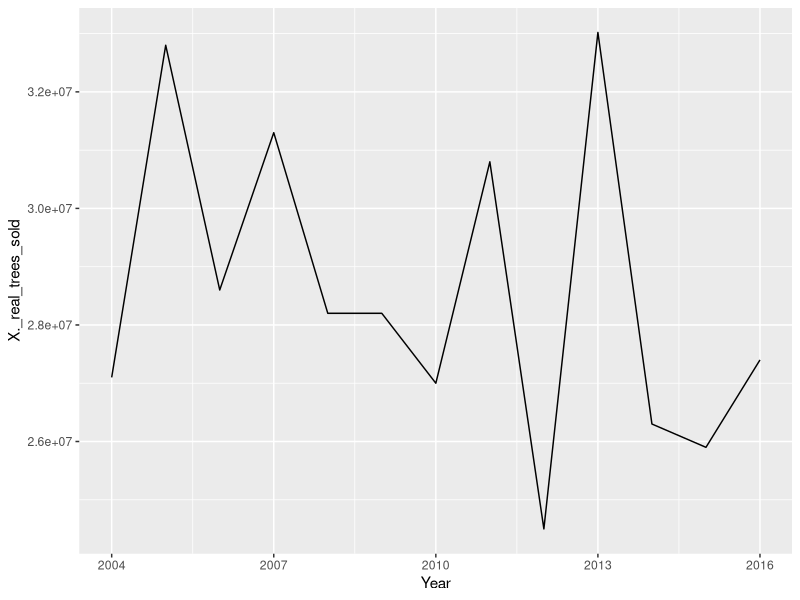
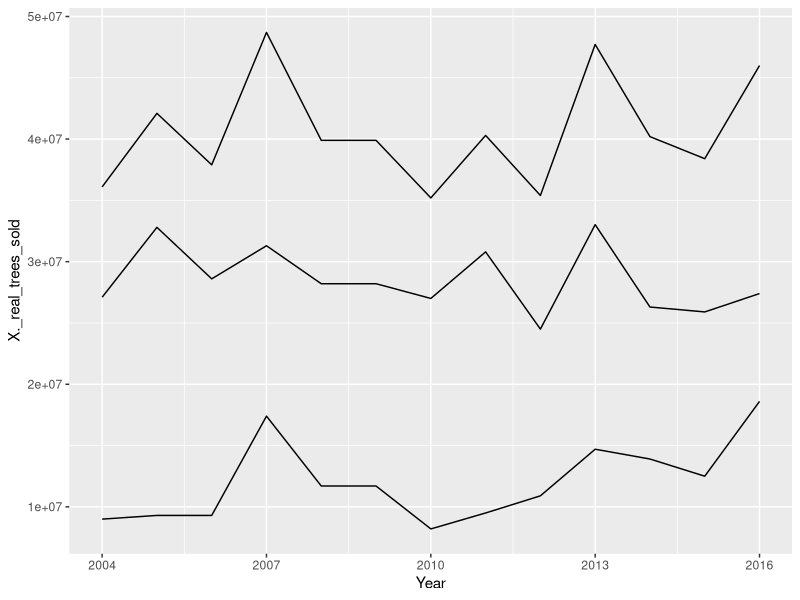
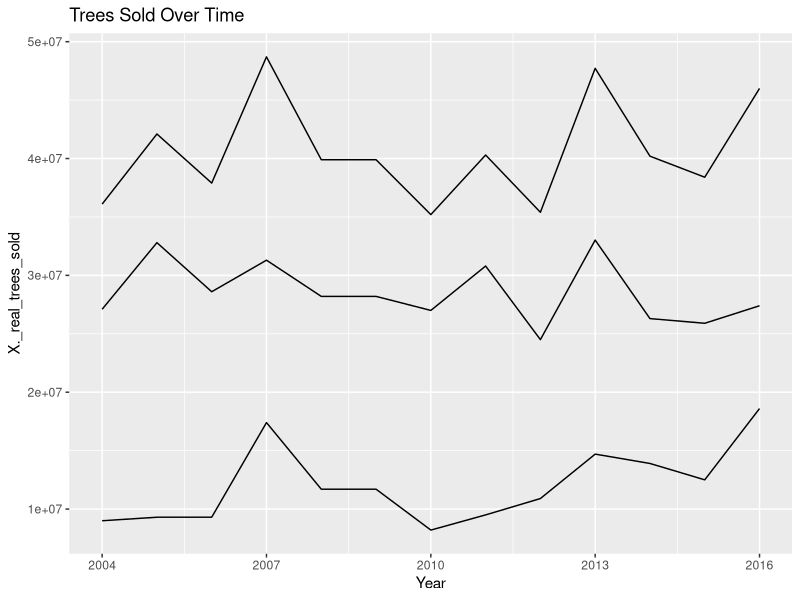
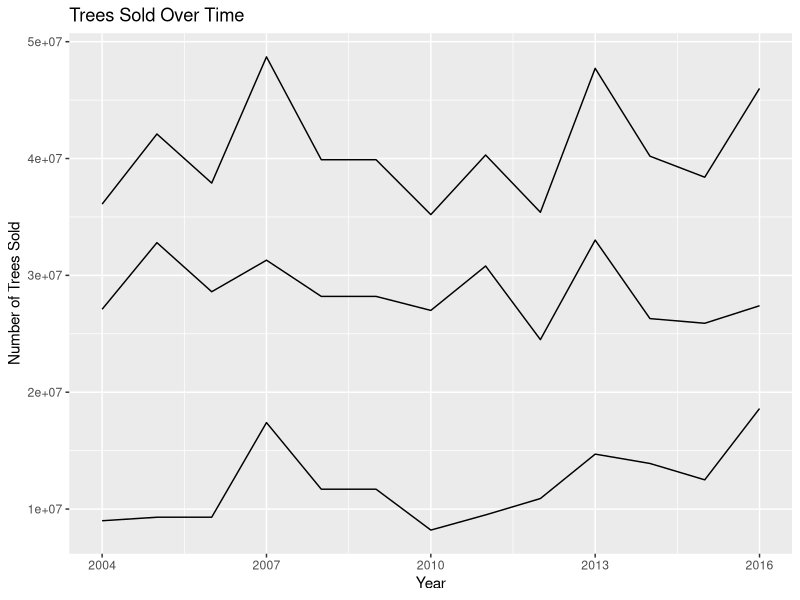
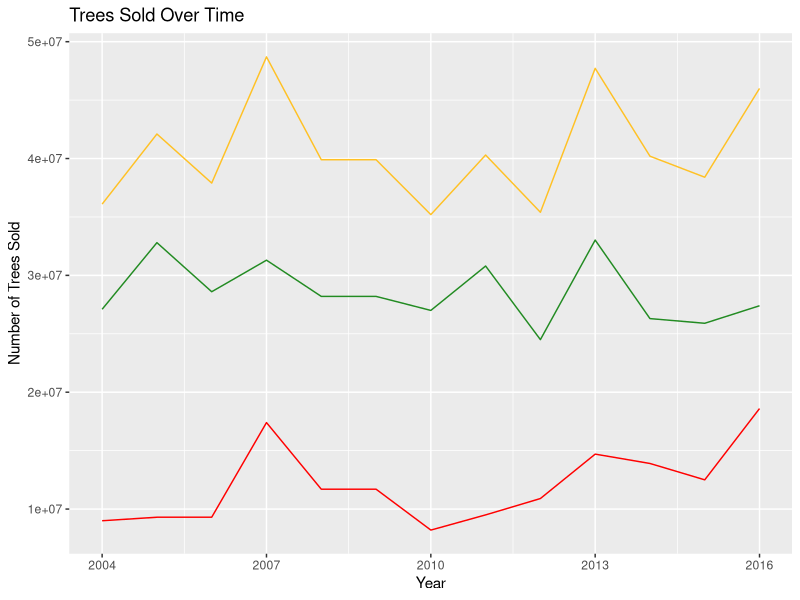
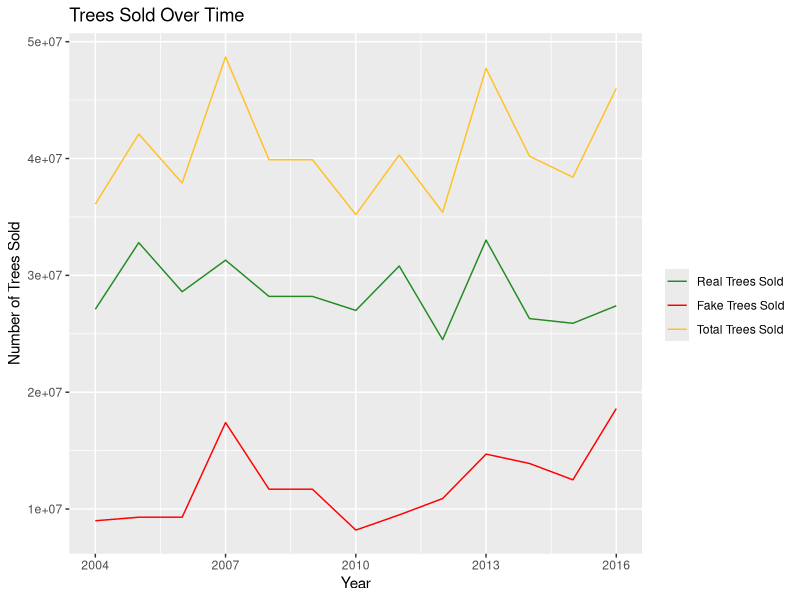
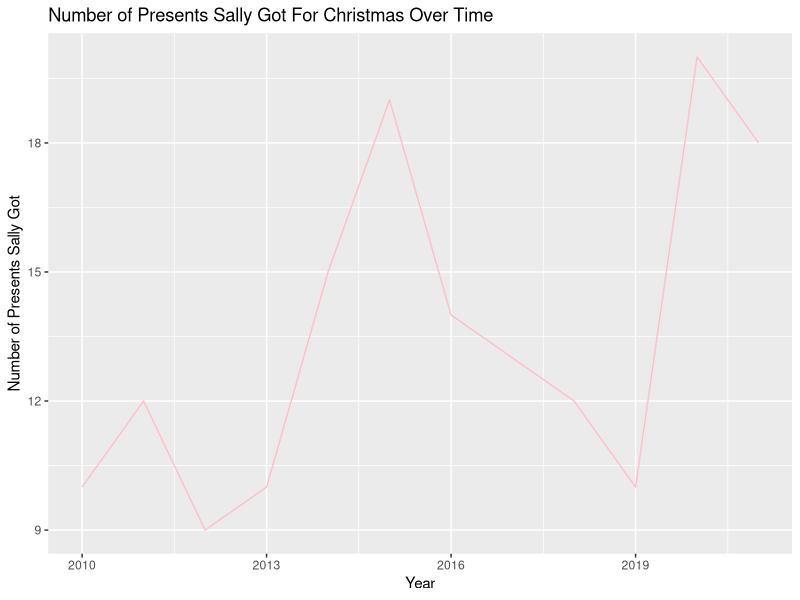

Source code (R) for these figures, in order:
# Install Packages
install.packages("dplyr")
install.packages("tidyverse")
install.packages("ggplot2")
install.packages("readr")
install.packages("gridextra")
install.packages("rmarkdown")

# Libraries
library(dplyr)
library(tidyverse)
library(ggplot2)
library(readr)
library(gridExtra)
library(rmarkdown)

Tree_Data <- read.csv("Data/Christmas_Tree.csv") # Loading Tree Data

## Simple Line Chart
ggplot(Tree_Data, aes(x=Year, y=X._real_trees_sold)) + # Year is on the X-axis, Real trees sold is on the y axis
  geom_line() # Makes it a line chart

## Line Chart with all three trakced
ggplot(Tree_Data, aes(x=Year)) +
  geom_line(aes(y = X._real_trees_sold)) +
  geom_line(aes(y = X._fake_trees_sold)) +
  geom_line(aes(y = total_trees_sold))

## Add a title
ggplot(Tree_Data, aes(x=Year)) +
  geom_line(aes(y = X._real_trees_sold)) + # Line for real trees sold
  geom_line(aes(y = X._fake_trees_sold)) + # Line for fake trees sold
  geom_line(aes(y = total_trees_sold)) + # Line for total trees sold
  ggtitle("Trees Sold Over Time") # Title

## Add x and y axis labels
ggplot(Tree_Data, aes(x=Year)) +
  geom_line(aes(y = X._real_trees_sold)) + # Line for real trees sold
  geom_line(aes(y = X._fake_trees_sold)) + # Line for fake trees sold
  geom_line(aes(y = total_trees_sold)) + # Line for total trees sold
  ggtitle("Trees Sold Over Time") + # Title
  labs(y = "Number of Trees Sold", x = "Year") # Y and x labels


## Adding Colors To The Lines
ggplot(Tree_Data, aes(x=Year)) +
  geom_line(aes(y = X._real_trees_sold), color = "forestgreen") + # Line for real trees sold, changing color
  geom_line(aes(y = X._fake_trees_sold), color = "red") + # Line for fake trees sold, changing color
  geom_line(aes(y = total_trees_sold), color = "goldenrod1") + # Line for total trees sold, changing color
  ggtitle("Trees Sold Over Time") + # Title
  labs(y = "Number of Trees Sold", x = "Year") # Y and x labels

## Adding a Legend

ggplot(Tree_Data, aes(x=Year)) +
  geom_line(aes(y = X._real_trees_sold, color = "Real Trees Sold")) + # Line for real trees sold, changing color
  geom_line(aes(y = X._fake_trees_sold, color = "Fake Trees Sold")) + # Line for fake trees sold, changing color
  geom_line(aes(y = total_trees_sold, color = "Total Trees Sold")) + # Line for total trees sold, changing color
  ggtitle("Trees Sold Over Time") + # Title
  scale_colour_manual("", breaks = c("Real Trees Sold", "Fake Trees Sold", "Total Trees Sold"), # Making the Legend
  values = c("forestgreen", "red", "goldenrod1")) + # Assigning colors to each of the lines
  labs(y = "Number of Trees Sold", x = "Year") # Y and x labels

# Elf Data
Gift_Data <- read.csv("Gift_Data.csv")

ggplot(Gift_Data, aes(x=Year)) + # Year is on the X-axis, Real trees sold is on the y axis
  geom_line(aes(y=Number_of_Presents_Sally_Got), color = "pink") + # Makes it a line chart
  labs(y = "Number of Presents Sally Got", x = "Year") + # X and y labels
  ggtitle("Number of Presents Sally Got For Christmas Over Time") # Title
